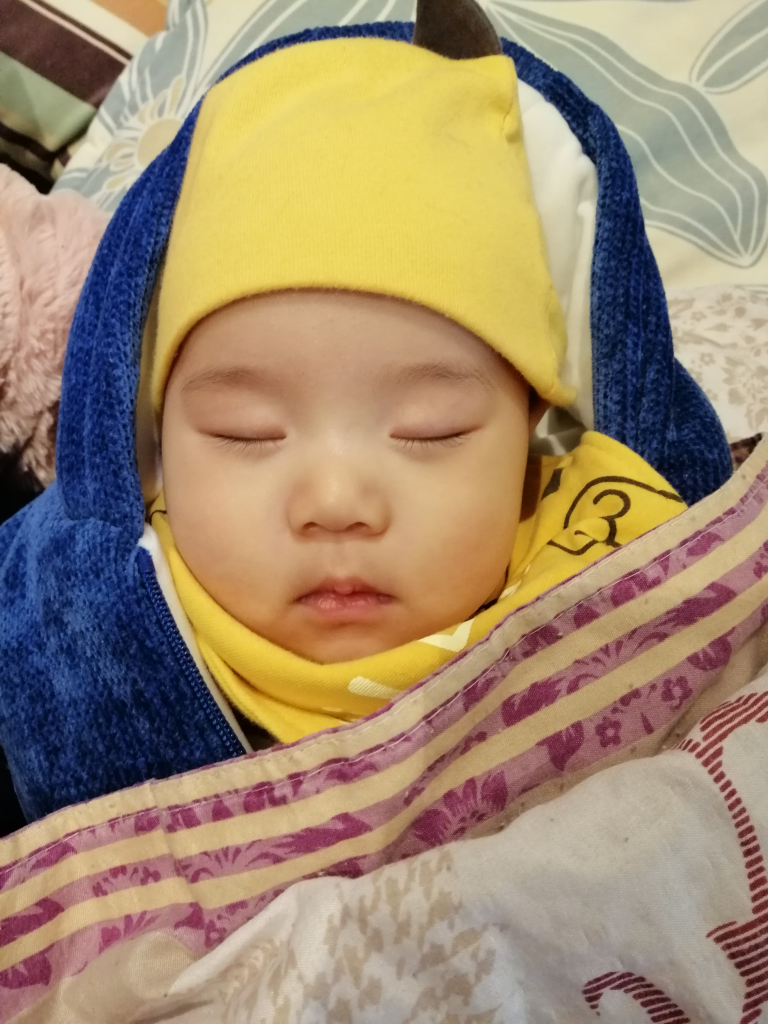
#> input picture answer/0005/img/IMG_20190103_194104.jpg, 3840 x 5120 px (shown at 1/5 size); its folder holds only this picture in this run
$ python 0005.py
#> lines starting #> are read from the running program, lines starting #| are printed output that depends on the picture

import glob
from PIL import Image
# 你有一个目录，装了很多照片，把它们的尺寸变成都不大于 iPhone5 分辨率的大小。
# iPhone5 分辨率：1136*640


imgs=glob.glob(r'..\0005\img\*.jpg')
imgs.extend(glob.glob(r'..\0005\img\*.png'))

# 设置iPhone的分辨率
w,h=1136,640

for imgpath in imgs:
    img=Image.open(imgpath)
#> img is the input picture: PIL image 3840x5120 RGB; mean R, G, B 160, 138.6, 111.3
    # 显示原始图片
    img.show()
    img.thumbnail((w,h))
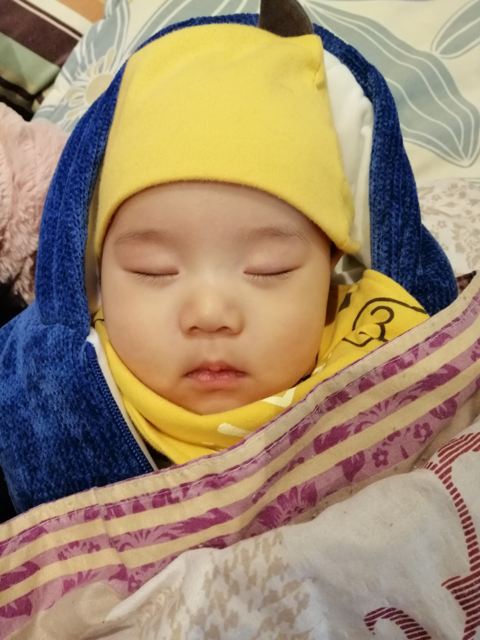
#> img: PIL image 480x640 RGB; mean R, G, B 160, 138.6, 111.4
    # 显示调整后的图片
    img.show()

# 相比image.image.resize(),image.image.thumbnail()不用担心的产生拉伸问题
